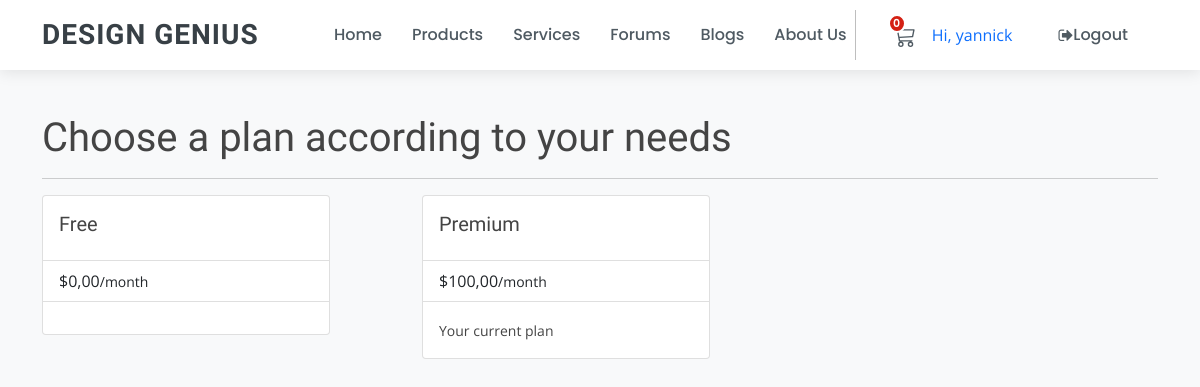
Page /account/memberships/ (signed in) on the earlier database version.
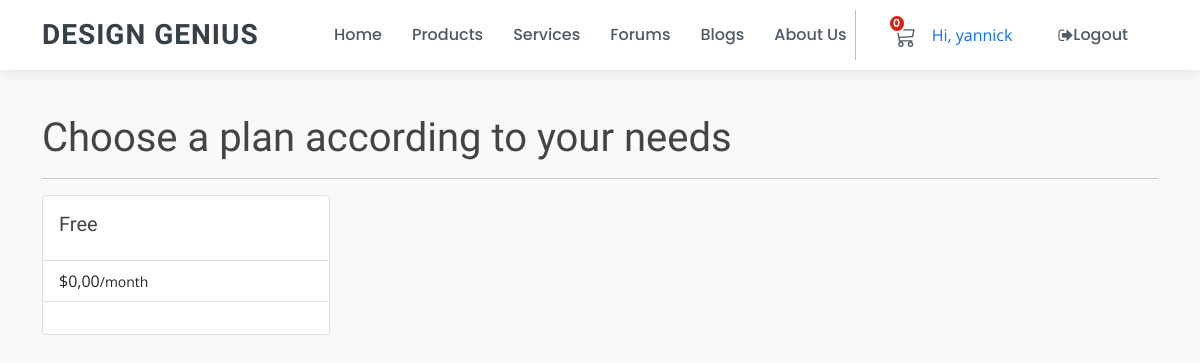
Same page on the later database version.
### Accounts/models.py (models this page shows, shortened)
class Membership(models.Model):
    membership_type = models.CharField(
        choices=MEMBERSHIP_CHOICES, default='Free', max_length=30
    )
    slug = models.SlugField(null=True, blank=True)
    periode = models.IntegerField()
    price = models.DecimalField(default=0, max_digits=5, decimal_places=2)
    def __str__(self):
        return self.membership_type

### Accounts/views.py (the view)
# urls.py: path('memberships/', MembershipView.as_view(), name='select'),
class MembershipView(ListView):
    model = Membership
    template_name = 'memberships_list.html'
    def get_user_membership(self, *args):
        user_membership_qs = Account.objects.filter(name=self.request.user)
        if user_membership_qs.exists():
            return user_membership_qs.first()
        return None
    def get_context_data(self, *args, **kwargs):
        context = super().get_context_data(**kwargs)
        current_membership = self.get_user_membership(self.request)
        context['current_membership'] = str(current_membership.membership)
        return context

### Accounts/models.py (called while the page is built)
    def __str__(self):
        return self.name

### Accounts/views.py (called while the page is built)
def global_params(request):
    if request.user.is_anonymous:
        subscription_info = None
    else:
        try:
            subscription_info = Subscription.objects.get(user_membership=request.user)
        except Subscription.DoesNotExist:
             subscription_info = None
    context = {
        "subscription_info": subscription_info,
    }
    return context

### Basket/basket.py (called while the page is built)
    def __len__(self):
        return sum(item["qty"] for item in self.basket.values())

### Accounts/templates/memberships_list.html (shortened to what this page needs)
{% extends 'layout/base.html' %}
{% load crispy_forms_tags %}
{% load static %}
{% block content %}
{% include "layout/_nav.html" %}
<div class="container justify-content-center align-items-center" style="margin-top:90px;">
    <br>
    <h1>Choose a plan according to your needs</h1>
    <hr>
    <div class="row">
        {% for object in object_list %}
        <div class="col-sm-4 col-md-4">
            <div class="card" style="width: 18rem;">
                <div class="card-body">
                    <h5 class="card-title">{{ object.membership_type }}</h5>
                </div>
                <ul class="list-group list-group-flush">
                    <li class="list-group-item"> ${{ object.price }}<small>/month</small></li>
                </ul>
                <div class="card-body">
                    {% if object.membership_type != 'Free' %}
                        <form method="POST" action="{% url 'Accounts:select-update' object.id %}">
                            {% if object.membership_type != current_membership %}
                                <button class="btn btn-warning">Change</button>
                                {% else %}
                                <small>Your current plan</small>
                            {% endif %}
                        </form>
                    {% endif %}
                </div>
            </div>
        </div>
        {% endfor %}
    </div>
</div>
{% endblock content %}

Differences in the rows shown:
removed Membership: membership_type "Premium", price "100,00", shows "Your current plan"
